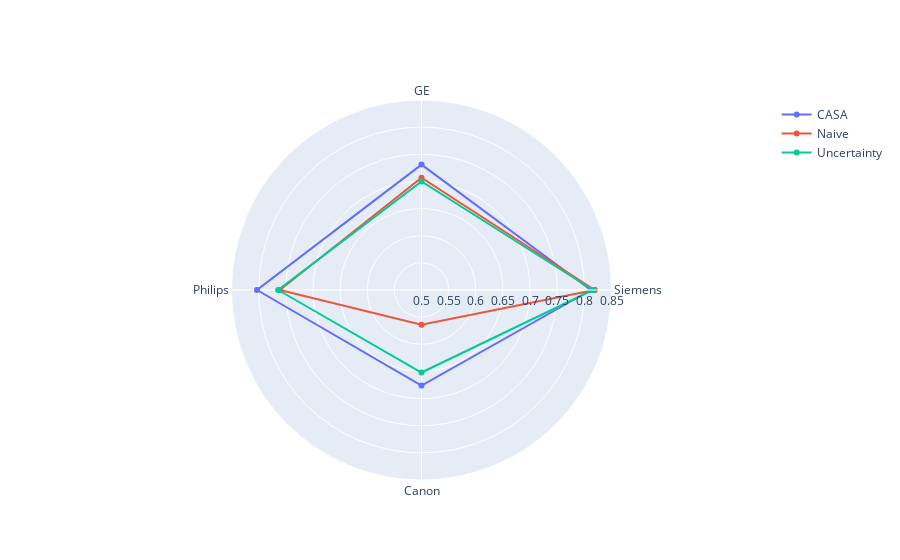

Source (notebook cell):
### Code cell
import plotly.graph_objects as go

categories = ['Siemens', 'GE', 'Philips', 'Canon', 'Siemens']

fig = go.Figure()

fig.add_trace(go.Scatterpolar(
      r=[0.812, 0.731, 0.803, 0.676, 0.812],
      theta=categories,
      name='CASA'
))
fig.add_trace(go.Scatterpolar(
      r=[0.819, 0.707, 0.761, 0.564, 0.819],
      theta=categories,
    name='Naive'
))

fig.add_trace(go.Scatterpolar(
      r=[0.816, 0.700, 0.764, 0.652, 0.816],
      theta=categories,
      name='Uncertainty',
))

fig.update_layout(
  polar=dict(
    radialaxis=dict(
      visible=True,
      range=[0.5, 0.85]
    )),
  showlegend=True
)

fig.show()

### Figure 1 — Plotly figure (JSON) as saved in the notebook; plotly's stock layout.template omitted (floating-point values rounded to 4 significant figures)
{"data": [{"name": "CASA", "r": [0.812, 0.731, 0.803, 0.676, 0.812], "theta": ["Siemens", "GE", "Philips", "Canon", "Siemens"], "type": "scatterpolar"}, {"name": "Naive", "r": [0.819, 0.707, 0.761, 0.564, 0.819], "theta": ["Siemens", "GE", "Philips", "Canon", "Siemens"], "type": "scatterpolar"}, {"name": "Uncertainty", "r": [0.816, 0.7, 0.764, 0.652, 0.816], "theta": ["Siemens", "GE", "Philips", "Canon", "Siemens"], "type": "scatterpolar"}], "layout": {"autosize": true, "polar": {"angularaxis": {"type": "category"}, "radialaxis": {"autorange": false, "range": [0.5, 0.85], "type": "linear", "visible": true}}, "showlegend": true}}
